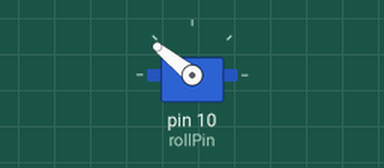
Recording of a sketch running on a simulated Arduino Uno, built with avr-gcc and run on an emulated ATmega328P. On the bench: servo.

Above: at 0.05 s.
Timing chart, 0 to 3.0 s (numbered marks = the images above):
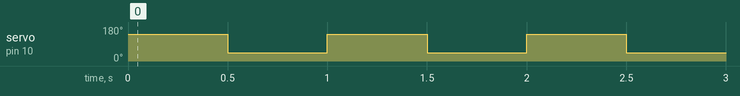

Measured:
- by itself, servo on pin 10 (rollPin): alternates 141° for 0.50 s and 44° for 0.50 s

The sketch:

SERvo2_tEst.ino
```cpp
// this sketch cycles three servos at different rates

#include <ServoTimer2.h>  // the servo library

// define the pins for the servos
#define rollPin  10

ServoTimer2 servoRoll;    // declare variables for up to eight servos

void setup() {
  servoRoll.attach(rollPin);     // attach a pin to the servos and they will start pulsing
}


void loop()
{
   servoRoll.write(2000);
   delay(500);
   servoRoll.write(1000);
   delay(500);

}
```
